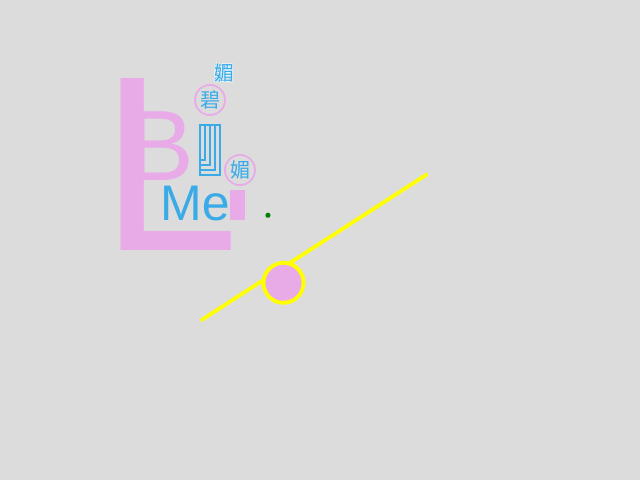
Frame 1 (no input)
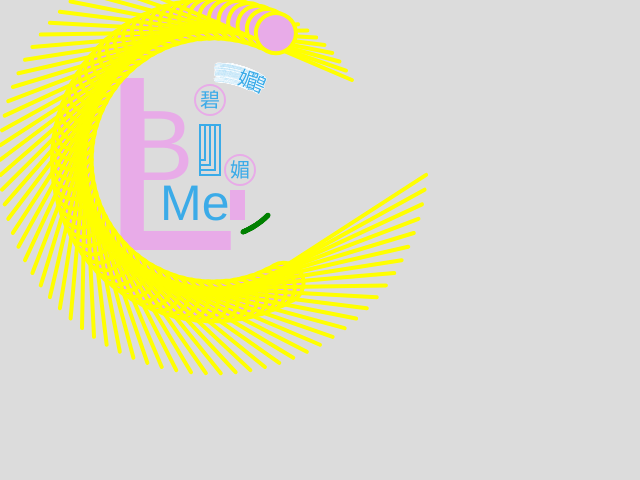
Frame 60 (no input)
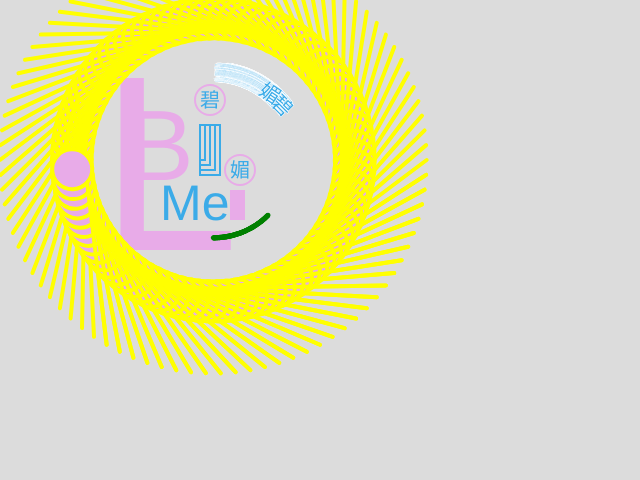
Frame 120 (the mouse pressed at the canvas centre since frame 60)

The p5.js sketch that drew these frames (run headless with seeded random() and noise() and a simulated clock; from frame 60 on, the mouse is pressed at the canvas centre):

// p5.js sketch
// ── sketch.js
function setup(){
    createCanvas(640, 480);
    background(220);

 //B
    fill(232, 171, 232);
    textSize(100);
    text("B", 127, 180);
    
    //i
    fill(59, 171, 232);
    textSize(20);
    text("碧", 200, 107);
    noFill();
    stroke(232, 171, 232);
    strokeWeight(2);
    ellipse(210, 100, 30, 30);
    
    
    
    var size = 20;
    var _size = 50;
    var sizeChange = 5;
    var _sizeChange = 5;
    
    var xPos = 200;
    var yPos =125;
    
    var outline = color(59, 171, 232);
    var w = 2;
    rect(200, 125, 20, 50);
    stroke(outline);
    strokeWeight(w);
    
    rect(xPos, yPos, size, _size);
    size -= sizeChange;
    _size -= _sizeChange;
    
    stroke(outline);
    strokeWeight(w);
    
    rect(xPos, yPos, size, _size);
    size -= sizeChange;
    _size -= _sizeChange;
    
    stroke(outline);
    strokeWeight(w);
    
    rect(xPos, yPos, size, _size);
    size -= sizeChange;
    _size -= _sizeChange;
    stroke(outline);
    strokeWeight(w);
    
    rect(xPos, yPos, size, _size);
    size -= sizeChange;
    _size -= _sizeChange;
    
    //Mei
    noFill();
    stroke(232, 171, 232);
    strokeWeight(2);
    ellipse(240, 170, 30, 30);
    noStroke();
    fill(232, 171, 232);
    rect(230, 190, 15, 30);
    textSize(50);
    fill(59, 171, 232);
    text("Me", 160, 220);
    textSize(20);
    strokeWeight(1);
    fill(59, 171, 232);
    text("媚", 230, 177);
    
    
    //Li
    fill(232, 171, 232);
    noStroke();
    textSize(250);
    text("L", 100, 250);


    
}

function draw(){
    push();
    translate(width/3, height/3);
    rotate(2*PI*frameCount/90);
    strokeWeight(4);
    stroke("yellow");
    line(0, height/3, width/3, 0);
    rotate(PI/16);
    ellipse(100, 100, 40, 40);
    pop();
    
    push();
    translate(width/3, height/3);
    rotate(PI/16*frameCount/30);
    fill("green");
    ellipse(55, 55, 5, 5);
    pop();
    
    push();
    translate(width/3, height/3);
    rotate(PI/16*frameCount/30);
    stroke("white");
    fill(59, 171, 232);
    textSize(20);
    text("碧", 0, -80);
    pop();
    
    push();
    translate(width/3, height/3);
    rotate(PI/16*frameCount/40);
    stroke("white");
    fill(59, 171, 232);
    textSize(20);
    text("媚", 0, -80);
    pop();
    
    
    
    
}
